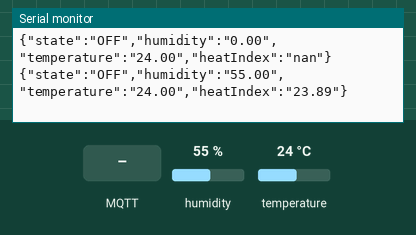
Recording of a sketch running on a simulated ESP8266 (NodeMCU). Shown: the last lines printed to the serial monitor. Inputs (shaded band) come from the test bench; at power-on: humidity 55 %, temperature 24 °C. WiFi joins after 1.5 s; servers stay silent unless stated; no MQTT or app messages arrive unless stated.

Above: at 2.7 s.
2.8 s: MQTT message "E" arrives on the first subscribed topic
At 3.4 s:
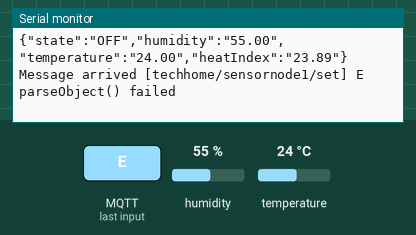
4.3 s: MQTT message "M" arrives on the first subscribed topic
At 5.5 s:
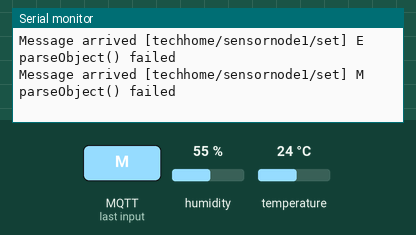
5.8 s: MQTT message "1" arrives on the first subscribed topic
At 6.9 s:
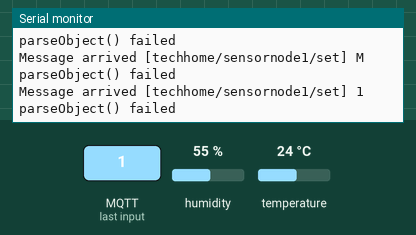
7.3 s: MQTT message "on" arrives on the first subscribed topic
At 8.0 s:
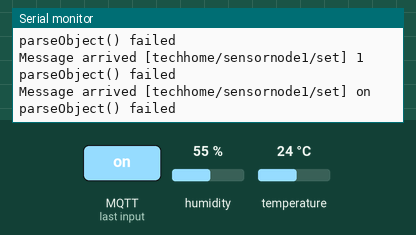
8.8 s: MQTT message "off" arrives on the first subscribed topic
At 9.2 s:
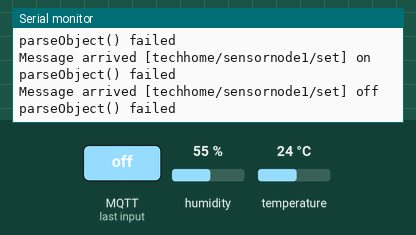
10.3 s: humidity set to 22 %
At 12.5 s:
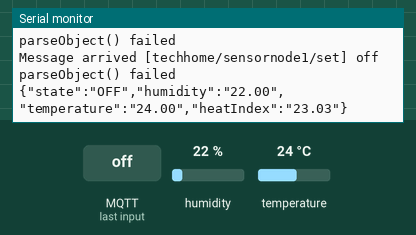

Measured:
- after the input at 2.8 s, the serial monitor: prints a new line at once (image 1)
- after the input at 4.3 s, the serial monitor: prints a new line at once (image 2)
- after the input at 5.8 s, the serial monitor: prints a new line at once (image 3)
- after the input at 7.3 s, the serial monitor: prints a new line at once (image 4)
- after the input at 8.8 s, the serial monitor: prints a new line at once (image 5)
- after the input at 10.3 s, the serial monitor: prints a new line after 1.3 s (image 6)

The sketch:

KeyTester.ino
```cpp
#include <ESP8266WiFi.h>
#include <DHT.h>
#include <PubSubClient.h>
#include <ESP8266mDNS.h>
#include <WiFiUdp.h>
#include <ArduinoOTA.h>
#include <ArduinoJson.h>


/************ WIFI and MQTT INFORMATION (CHANGE THESE FOR YOUR SETUP) ******************/
#define wifi_ssid "Your-WiFi-SSID"
#define wifi_password "Your-WiFi-Password"

#define mqtt_server "Your-MQTT-Server"
#define mqtt_user "User"
#define mqtt_password "password"
#define mqtt_port 18355


/************* MQTT TOPICS (change these topics as you wish)  **************************/
#define sensor_state_topic "techhome/sensornode1"
#define light_set_topic "techhome/sensornode1/set"

#define light_off_topic "techhome/keytester/turn_off_light"
#define light_on_topic "techhome/keytester/turn_on_light"

const char* on_cmd = "ON";
const char* off_cmd = "OFF";


/**************************** FOR OTA **************************************************/
#define SENSORNAME "keyTester"
#define OTApassword "5683" // change this to whatever password you want to use when you upload OTA
int OTAport = 8266;


/**************************** PIN DEFINITIONS ********************************************/
#define DHTPIN    D7
#define DHTTYPE   DHT22

const byte COLS = 6; //four columns
char hexKeys[COLS] = {'S', 'I', 'M', 'E', 'N', 'G'};
const byte pins[COLS] = {D8, D6, D5, D2, D1, D0};


/**************************** SENSOR DEFINITIONS *******************************************/
float diffTEMP = 0.2;
float tempValue;

float diffHUM = 1;
float humValue;

char message_buff[100];

int calibrationTime = 0;

const int BUFFER_SIZE = 300;

#define MQTT_MAX_PACKET_SIZE 512


/******************************** GLOBALS for fade/flash *******************************/
bool stateOn = false;

WiFiClient espClient;
PubSubClient client(espClient);
DHT dht(DHTPIN, DHTTYPE);


/********************************** START SETUP*****************************************/
void setup() {

  Serial.begin(115200);

  for (byte i = 0; i < COLS; i++) {
    pinMode(pins[i], INPUT);
  }

  delay(10);

  ArduinoOTA.setPort(OTAport);

  ArduinoOTA.setHostname(SENSORNAME);

  ArduinoOTA.setPassword((const char *)OTApassword);

  setup_wifi();

  client.setServer(mqtt_server, mqtt_port);
  client.setCallback(callback);

  ArduinoOTA.onStart([]() {
    Serial.println("Starting");
  });
  ArduinoOTA.onEnd([]() {
    Serial.println("\nEnd");
  });
  ArduinoOTA.onProgress([](unsigned int progress, unsigned int total) {
    Serial.printf("Progress: %u%%\r", (progress / (total / 100)));
  });
  ArduinoOTA.onError([](ota_error_t error) {
    Serial.printf("Error[%u]: ", error);
    if (error == OTA_AUTH_ERROR) Serial.println("Auth Failed");
    else if (error == OTA_BEGIN_ERROR) Serial.println("Begin Failed");
    else if (error == OTA_CONNECT_ERROR) Serial.println("Connect Failed");
    else if (error == OTA_RECEIVE_ERROR) Serial.println("Receive Failed");
    else if (error == OTA_END_ERROR) Serial.println("End Failed");
  });
  ArduinoOTA.begin();

  Serial.println("Ready");
  Serial.print("IPess: ");
  Serial.println(WiFi.localIP());
  reconnect();
}


/********************************** START SETUP WIFI*****************************************/
void setup_wifi() {

  delay(10);
  Serial.println();
  Serial.print("Connecting to ");
  Serial.println(wifi_ssid);

  WiFi.mode(WIFI_STA);
  WiFi.begin(wifi_ssid, wifi_password);

  while (WiFi.status() != WL_CONNECTED) {
    delay(500);
    Serial.print(".");
  }

  Serial.println("");
  Serial.println("WiFi connected");
  Serial.println("IP address: ");
  Serial.println(WiFi.localIP());
}


/********************************** START CALLBACK*****************************************/
void callback(char* topic, byte* payload, unsigned int length) {
  Serial.print("Message arrived [");
  Serial.print(topic);
  Serial.print("] ");

  char message[length + 1];
  for (int i = 0; i < length; i++) {
    message[i] = (char)payload[i];
  }
  message[length] = '\0';
  Serial.println(message);

  if (!processJson(message)) {
    return;
  }

  sendState(sensor_state_topic);
}


/********************************** START PROCESS JSON*****************************************/
bool processJson(char* message) {
  StaticJsonBuffer<BUFFER_SIZE> jsonBuffer;

  JsonObject& root = jsonBuffer.parseObject(message);

  if (!root.success()) {
    Serial.println("parseObject() failed");
    return false;
  }

  if (root.containsKey("state")) {
    if (strcmp(root["state"], on_cmd) == 0) {
      stateOn = true;
    }
    else if (strcmp(root["state"], off_cmd) == 0) {
      stateOn = false;
    }
  }

  return true;
}


/********************************** START SEND STATE*****************************************/
void sendState(char* topic) {
  StaticJsonBuffer<BUFFER_SIZE> jsonBuffer;

  JsonObject& root = jsonBuffer.createObject();

  root["state"] = (stateOn) ? on_cmd : off_cmd;
  root["humidity"] = (String)humValue;
  root["temperature"] = (String)tempValue;
  root["heatIndex"] = (String)calculateHeatIndex(humValue, tempValue);

  char buffer[root.measureLength() + 1];
  root.printTo(buffer, sizeof(buffer));

  Serial.println(buffer);
  if (root["humidity"] != "0.00") {
    client.publish(topic, buffer, true);
  }
  //client.publish(topic, buffer, true);
}


/********************************** START RECONNECT*****************************************/
void reconnect() {
  // Loop until we're reconnected
  while (!client.connected()) {
    Serial.print("Attempting MQTT connection...");
    // Attempt to connect
    if (client.connect(SENSORNAME, mqtt_user, mqtt_password)) {
      Serial.println("connected");
      client.subscribe(light_set_topic);
      //setColor(0, 0, 0);
      sendState(sensor_state_topic);
    } else {
      Serial.print("failed, rc=");
      Serial.print(client.state());
      Serial.println(" try again in 5 seconds");
      // Wait 5 seconds before retrying
      delay(5000);
    }
  }
}


/********************************** START CHECK SENSOR **********************************/
bool checkBoundSensor(float newValue, float prevValue, float maxDiff) {
  return newValue < prevValue - maxDiff || newValue > prevValue + maxDiff;
}


/********************************** GET KEY***********************************************/
char getKey() {
  for (byte i = 0; i < COLS; i++) {
    //byte scanVal = digitalRead(pins[i]);
    if (digitalRead(pins[i]) == HIGH) {
      delay(10);  //软件消抖
      if (digitalRead(pins[i]) == HIGH) {
        while (digitalRead(pins[i]) == HIGH) ; //wait for releasing the key
        Serial.println(hexKeys[i]);
        return hexKeys[i];
      }
    }
  }
  return 'X';
}


/********************************** PROCESS KEY***********************************************/
void processKey(char input) {
  if (input == 'E') {
    sendState(light_on_topic);
  } else if (input == 'M') {
    sendState(light_off_topic);
  }
}


/********************************** START MAIN LOOP***************************************/
void loop() {

  ArduinoOTA.handle();

  if (!client.connected()) {
    // reconnect();
    software_Reset();
  }
  client.loop();

  if (stateOn) {
    for (byte i = 0; i < COLS; i++) {
      pinMode(pins[i], OUTPUT);
    }
    for (byte i = 0; i < COLS; i++) {
      digitalWrite(pins[i], HIGH);
      delay(20);
    }
    for (byte i = 0; i < COLS; i++) {
      digitalWrite(pins[i], LOW);
      delay(20);
    }
  }
  else {
    for (byte i = 0; i < COLS; i++) {
      pinMode(pins[i], INPUT);
    }
    float newTempValue = dht.readTemperature(); //to use celsius remove the true text inside the parentheses
    float newHumValue = dht.readHumidity();

    if (checkBoundSensor(newTempValue, tempValue, diffTEMP) && (newHumValue != 0.0)) {
      tempValue = newTempValue;
      sendState(sensor_state_topic);
    }

    if (checkBoundSensor(newHumValue, humValue, diffHUM) && (newHumValue != 0.0)) {
      humValue = newHumValue;
      sendState(sensor_state_topic);
    }

    //processKey(getKey());
  }

}


/****reset***/
void software_Reset() // Restarts program from beginning but does not reset the peripherals and registers
{
  Serial.print("resetting");
  ESP.reset();
}


/*
 * Calculate Heat Index value AKA "Real Feel"
 * NOAA heat index calculations taken from
 * http://www.wpc.ncep.noaa.gov/html/heatindex_equation.shtml
 */
float calculateHeatIndex(float humidity, float cTemp) {
  float temp = cTemp * 1.8 + 32.0;
  float heatIndex = 0;
  float cHeatIndex = 0;
  if (temp >= 80) {
    heatIndex = -42.379 + 2.04901523*temp + 10.14333127*humidity;
    heatIndex = heatIndex - .22475541*temp*humidity - .00683783*temp*temp;
    heatIndex = heatIndex - .05481717*humidity*humidity + .00122874*temp*temp*humidity;
    heatIndex = heatIndex + .00085282*temp*humidity*humidity - .00000199*temp*temp*humidity*humidity;
  } else {
     heatIndex = 0.5 * (temp + 61.0 + ((temp - 68.0)*1.2) + (humidity * 0.094));
  }

  if (humidity < 13 && 80 <= temp <= 112) {
     float adjustment = ((13-humidity)/4) * sqrt((17-abs(temp-95.))/17);
     heatIndex = heatIndex - adjustment;
  }

  cHeatIndex = (heatIndex - 32) * 5 / 9;

  return cHeatIndex;
}
```
